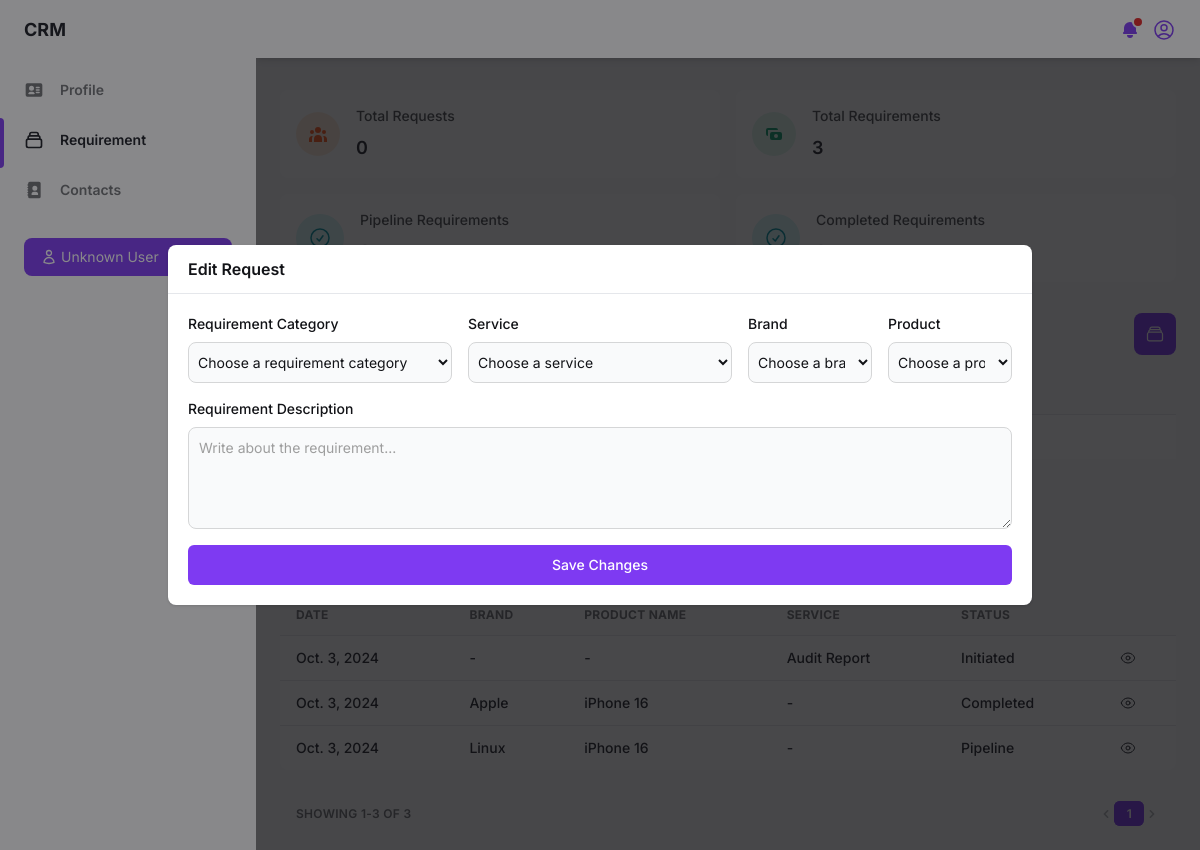
Before: /requirement/ (signed in) with the older database file.
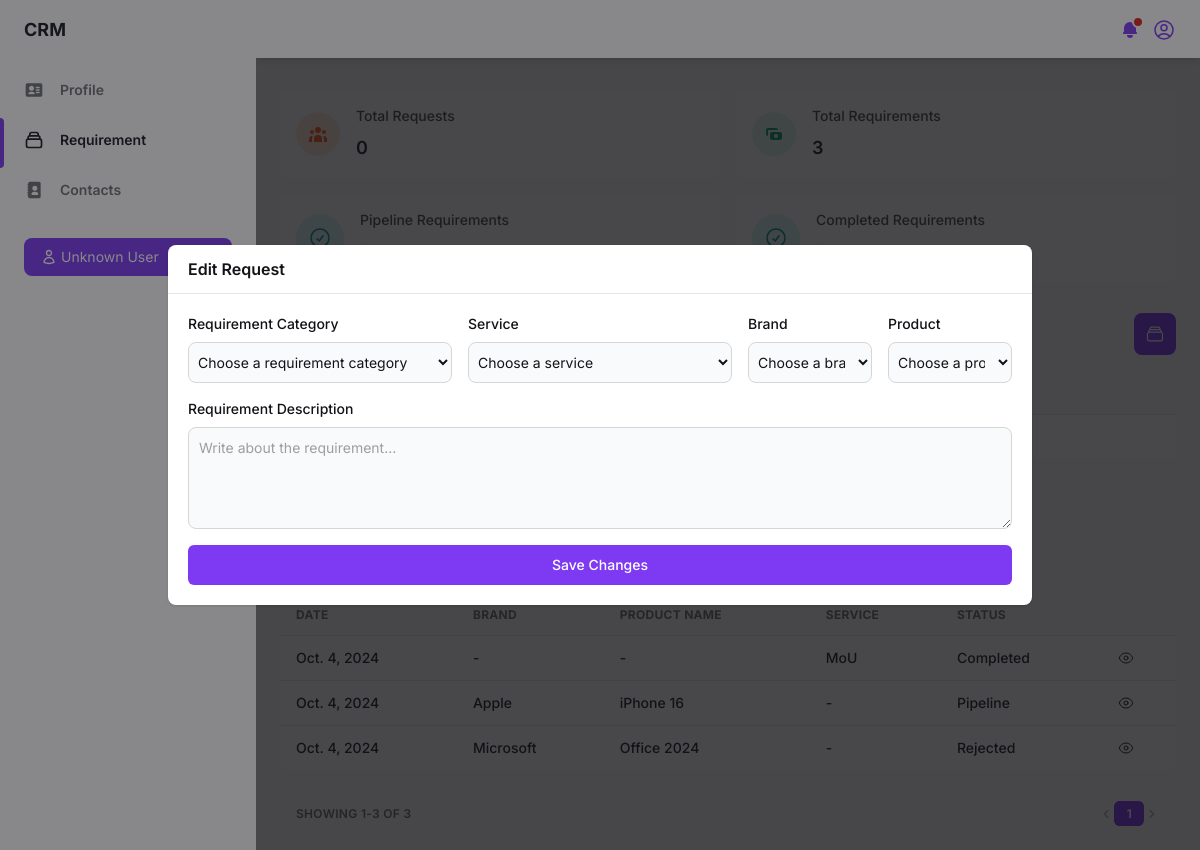
After: the same page with the newer database file.
### crm_app/models.py (models this page shows, shortened)
class Requirement(models.Model):
    company = models.ForeignKey('Company', on_delete=models.CASCADE, related_name='company_requirements')
    date = models.DateField(default=now)
    contact_name = models.ForeignKey('Contact', on_delete=models.SET_NULL, null=True, blank=True, related_name='contact_requirements')
    requirement_type = models.CharField(max_length=100)
    brand = models.ForeignKey('Brand', on_delete=models.SET_NULL, null=True, blank=True, related_name='brand_requirements')
    product_name = models.ForeignKey('Product', on_delete=models.SET_NULL, null=True, blank=True, related_name='product_requirements')
    service = models.ForeignKey('Service', on_delete=models.SET_NULL, null=True, blank=True, related_name='service_requirements')
    requirement_description = models.TextField(null=True, blank=True)
    currency = models.CharField(max_length=100, null=True, blank=True)
    price = models.FloatField(null=True, blank=True, default=0.00)
    status = models.CharField(max_length=100)
    progress = models.CharField(max_length=100, default='Initiated')

class Service(models.Model):
    service_name = models.CharField(max_length=100, unique=True)
    def __str__(self):
        return self.service_name

class Brand(models.Model):
    brand_name = models.CharField(max_length=100, unique=True)
    def __str__(self):
        return self.brand_name

class Product(models.Model):
    product_name = models.CharField(max_length=100, unique=True)
    def __str__(self):
        return self.product_name

### crm_app/views.py (the view)
# urls.py: path('requirement/', views.requirement, name='requirement'),
def requirement(request):
    if 'user_id' not in request.session:
        return redirect('user')
    user_id = request.session.get('user_id')
    user = get_object_or_404(User, id=user_id)
    company = Company.objects.filter(created_by=user).first()
    services = Service.objects.values('id', 'service_name').distinct().order_by('service_name')
    brands = Brand.objects.values('id', 'brand_name').distinct().order_by('brand_name')
    products = Product.objects.values('id', 'product_name').distinct().order_by('product_name')
    requests = Request.objects.filter(company=company).order_by('-date')
    requirements = Requirement.objects.filter(company=company).order_by('-date')
    total_request = Request.objects.filter(company=company).count()
    total_requirement = Requirement.objects.filter(company=company).count()
    pipeline_count = Requirement.objects.filter(company=company, progress="Pipeline").count()
    completed_count = Requirement.objects.filter(company=company, progress="Completed").count()
    paginator = Paginator(requirements, 10)
    page = request.GET.get('requirements_page')
    try:
        requirements_page = paginator.page(page)
    except PageNotAnInteger:
        requirements_page = paginator.page(1)
    except EmptyPage:
        requirements_page = paginator.page(paginator.num_pages)
    context = {'services': services, 'brands': brands, 'products': products, 'requests': requests, 'requirements': requirements, 'user': user, 'total_request': total_request, 'total_requirement': total_requirement,
               'pipeline_count': pipeline_count, 'completed_count': completed_count, 'requirement_count': requirements.count(), 'requirements_page': requirements_page, 'paginator': paginator}
    return render(request, 'requirement.html', context)

### templates/requirement.html (shortened to what the changed rows need)
{% load static %}
<!DOCTYPE html>
<html :class="{ 'theme-dark': dark }" x-data="data()" lang="en">
<head>
    <link rel="stylesheet" href="{% static 'css/tailwind.output.css' %}"/>
    <link rel="stylesheet" href="{% static 'css/style.css' %}" />
</head>
<body>
    <div class="flex h-screen bg-gray-50 dark:bg-gray-900" :class="{ 'overflow-hidden': isSideMenuOpen }">
        <div class="flex flex-col flex-1 w-full">
            <main class="h-full overflow-y-auto">
                <div class="container px-6 mx-auto grid">
                    <div class="grid gap-4 md:grid-cols-2">
                        <h2 class="my-6 text-2xl font-semibold text-gray-700 dark:text-gray-200">Requests</h2>
                    </div>
                    <div class="w-full mb-7 overflow-hidden rounded-lg shadow-xs">
                        <div class="w-full overflow-x-auto">
                            <table class="w-full whitespace-no-wrap">
                                <thead>
                                    <tr class="text-xs font-semibold tracking-wide text-left text-gray-500 uppercase border-b dark:border-gray-700 bg-gray-50 dark:text-gray-400 dark:bg-gray-800">
                                        <th class="px-4 py-3">Date</th>
                                        <th class="px-4 py-3">Requirement Type</th>
                                        <th class="px-4 py-3">Brand</th>
                                        <th class="px-4 py-3">Product Name</th>
                                        <th class="px-4 py-3">Service</th>
                                        <th class="px-4 py-3"></th>
                                        <th class="px-4 py-3"></th>
                                    </tr>
                                </thead>
                            </table>
                        </div>
                    </div>
                    <h2 class="my-6 text-2xl font-semibold text-gray-700 dark:text-gray-200">Requirements</h2>
                    <div class="w-full overflow-hidden rounded-lg shadow-xs">
                        <div class="w-full overflow-x-auto">
                            <table class="w-full whitespace-no-wrap">
                                <thead>
                                    <tr class="text-xs font-semibold tracking-wide text-left text-gray-500 uppercase border-b dark:border-gray-700 bg-gray-50 dark:text-gray-400 dark:bg-gray-800">
                                        <th class="px-4 py-3">Date</th>
                                        <th class="px-4 py-3">Brand</th>
                                        <th class="px-4 py-3">Product Name</th>
                                        <th class="px-4 py-3">Service</th>
                                        <th class="px-4 py-3">Status</th>
                                        <th class="px-4 py-3"></th>
                                    </tr>
                                </thead>
                                <tbody class="bg-white divide-y dark:divide-gray-700 dark:bg-gray-800">
                                    {% for requirement in requirements %}
                                    <tr class="text-gray-700 dark:text-gray-400">
                                        <td class="px-4 py-3">
                                            <p class="font-medium text-sm">{{ requirement.date }}</p>
                                        </td>
                                        <td class="px-4 py-3">
                                            <p class="font-medium text-sm">
                                                {% if requirement.requirement_type == "Product" %}
                                                    {{ requirement.brand|default:"-" }}
                                                {% else %}
                                                    -
                                                {% endif %}
                                            </p>
                                        </td>
                                        <td class="px-4 py-3">
                                            <p class="font-medium text-sm">
                                                {% if requirement.requirement_type == "Product" %}
                                                    {{ requirement.product_name|default:"-" }}
                                                {% else %}
                                                    -
                                                {% endif %}
                                            </p>
                                        </td>
                                        <td class="px-4 py-3">
                                            <p class="font-medium text-sm">
                                                {% if requirement.requirement_type == "Service" %}
                                                    {{ requirement.service|default:"-" }}
                                                {% else %}
                                                    -
                                                {% endif %}
                                            </p>
                                        </td>
                                        <td class="px-4 py-3">
                                            <p class="font-medium text-sm">{{ requirement.progress }}</p>
                                        </td>
                                        <td class="px-4 py-3 text-sm">
                                            <a href="{% url 'requirementdetails' requirement.company.id requirement.id %}">
                                            </a>
                                        </td>
                                    </tr>
                                    {% empty %}
                                    <tr>
                                        <td colspan="6" class="p-3 font-medium text-sm text-center dark:text-gray-400">No requirements found.</td>
                                    </tr>
                                    {% endfor %}
                                </tbody>
                            </table>
                        </div>
                    </div>
                    <div class="grid mt-2 px-4 py-3 text-xs font-semibold tracking-wide text-gray-500 uppercase sm:grid-cols-9 dark:text-gray-400">
                        <span class="flex col-span-4 mt-2 sm:mt-auto sm:justify-end">
                            <nav aria-label="Table navigation">
                                <ul class="inline-flex items-center">
                                    {% for num in requirements_page.paginator.page_range %}
                                        {% if num == requirements_page.number %}
                                        <li>
                                            <span class="px-3 py-1 text-white transition-colors duration-150 bg-purple-600 border border-r-0 border-purple-600 rounded-md focus:outline-none">{{ num }}</span>
                                        </li>
                                        {% else %}
                                        <li>
                                            <a href="?requirements_page={{ num }}" class="px-3 py-1 rounded-md focus:outline-none">{{ num }}</a>
                                        </li>
                                        {% endif %}
                                    {% endfor %}
                                </ul>
                            </nav>
                        </span>
                    </div>
                </div>
            </main>
        </div>
    </div>
</body>
</html>

Changed rows visible on the page:
removed Requirement: date "Oct. 3, 2024", service "Audit Report", progress "Initiated"
removed Requirement: date "Oct. 3, 2024", brand "Apple", product_name "iPhone 16", progress "Completed"
removed Requirement: date "Oct. 3, 2024", brand "Linux", product_name "iPhone 16", progress "Pipeline"
added Requirement: date "Oct. 4, 2024", service "MoU", progress "Completed"
added Requirement: date "Oct. 4, 2024", brand "Apple", product_name "iPhone 16", progress "Pipeline"
added Requirement: date "Oct. 4, 2024", brand "Microsoft", product_name "Office 2024", progress "Rejected"
